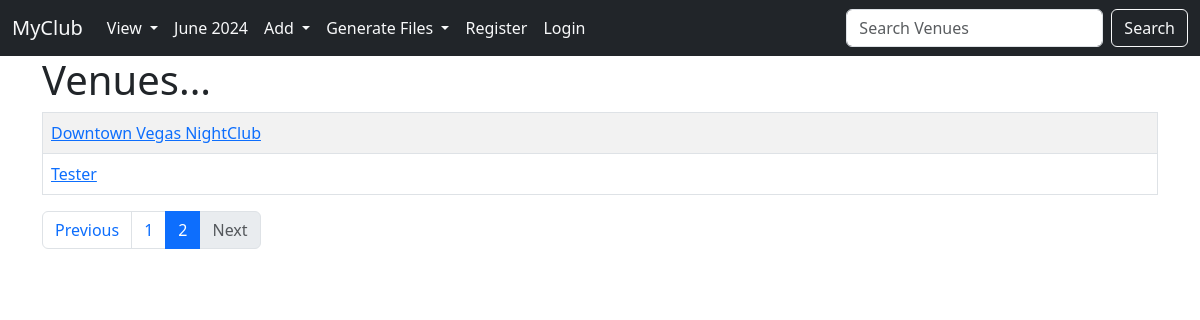
/list_venues?page=2, run on an earlier commit of the app's database.
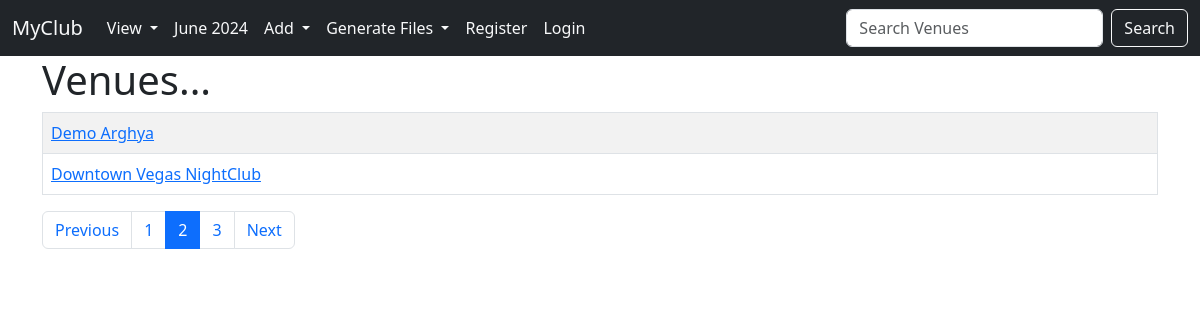
And on a later commit of the database.
### events/models.py (models this page shows)
class Venue(models.Model):
    name = models.CharField("Venue Name", max_length=100)
    address = models.CharField(max_length=300)
    zip_code = models.CharField("Zip Code", max_length=15)
    phone = models.CharField("Contact Phone", max_length=25, blank=True)
    web = models.URLField("Website Address",blank=True)
    email = models.EmailField("Email Address",blank=True)
    Owner = models.IntegerField("Venuw Owner", blank=True, null=True, default=1)
    venue_images = models.ImageField(null=True, blank=True, upload_to="images/")
    def __str__(self):
        return self.name

### events/views.py (the view)
# urls.py: path('list_venues',views.list_venues, name='list-venues'),
def list_venues(request):
    venue_list = Venue.objects.all().order_by("name")
    p = Paginator(venue_list, 2)
    page = request.GET.get('page')
    venues_paginated = p.get_page(page)
    return render(request, "events/venue.html", {"venues": venue_list, "venues_paginated": venues_paginated})

### events/templates/events/venue.html (shortened to what this page needs)
{%extends 'events/base.html'%}
{%block content%}
<table class="table table-striped table-hover table-bordered">
    <h1>Venues...</h1>
    {% for venue in venues_paginated %}
    <tr>
        <td>
            <a href="{% url 'show-venue' venue.id %}">{{ venue }}</a> <br>
        </td>
    </tr>
    {% endfor %}
</table>
<nav aria-label="...">
    <ul class="pagination">
        <li class="page-item {% if not venues_paginated.has_previous %}disabled{% endif %}">
            <a class="page-link" href="{% if venues_paginated.has_previous %}?page={{ venues_paginated.previous_page_number }}{% endif %}">Previous</a>
        </li>
      {% for i in venues_paginated.paginator.page_range %}
      <li class="page-item {% if venues_paginated.number == i %}active{% endif %}">
        <a class="page-link" href="?page={{ i }}">{{ i }}</a>
    </li>
      {% endfor %}
      <li class="page-item {% if not venues_paginated.has_next %}disabled{% endif %}">
        <a class="page-link" href="{% if venues_paginated.has_next %}?page={{ venues_paginated.next_page_number }}{% endif %}">Next</a>
    </li>
    </ul>
  </nav>
{%endblock%}

What changed in the data, as far as the page shows it:
no longer on this page (row unchanged): Venue: name "Tester"
added Venue: name "Demo Arghya"
Also different on the page:
new list line: "3"
